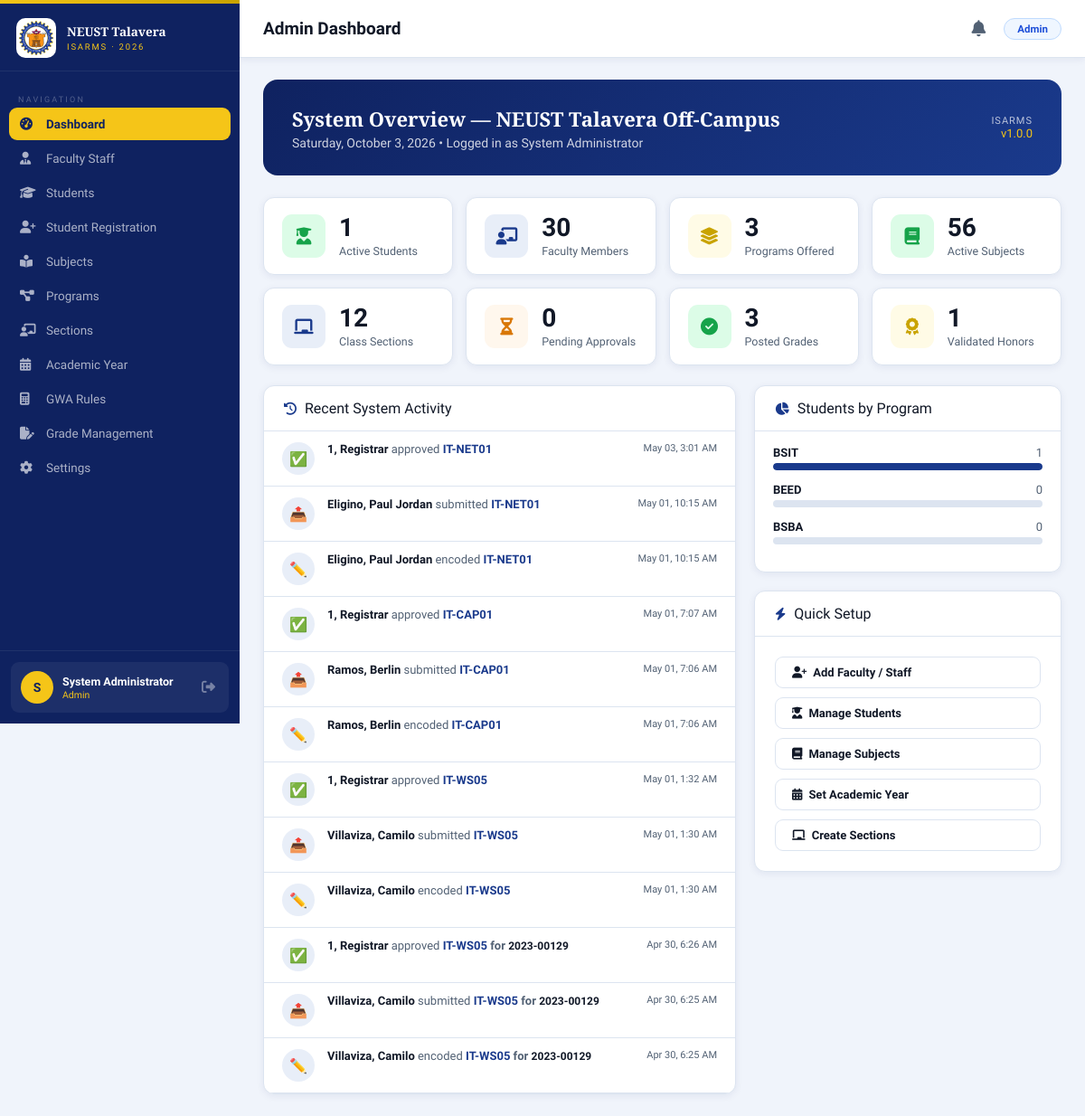
The app's page /modules/admin/dashboard.php (signed in) with its own data.
### tables this page shows
CREATE TABLE `grade_audit_log` (
  `logID` int(11) NOT NULL,
  `gradeID` int(11) NOT NULL,
  `actionBy` int(11) NOT NULL COMMENT 'userID or studentID',
  `actionRole` enum('Teacher','Registrar','Admin') NOT NULL,
  `action` varchar(50) NOT NULL COMMENT 'Encoded, Submitted, Approved, Flagged, Returned',
  `oldValue` longtext DEFAULT NULL CHECK (json_valid(`oldValue`)),
  `newValue` longtext DEFAULT NULL CHECK (json_valid(`newValue`)),
  `notes` text DEFAULT NULL,
  `actionAt` timestamp NOT NULL DEFAULT current_timestamp()
);

CREATE TABLE `subjects` (
  `subjectID` int(11) NOT NULL,
  `subjectCode` varchar(20) NOT NULL,
  `subjectName` varchar(150) NOT NULL,
  `units` decimal(4,1) NOT NULL DEFAULT 3.0,
  `programID` int(11) DEFAULT NULL,
  `yearLevel` tinyint(1) DEFAULT NULL COMMENT '1=1st, 2=2nd, 3=3rd, 4=4th',
  `semester` tinyint(1) DEFAULT NULL COMMENT '1=First, 2=Second',
  `dateCreated` timestamp NOT NULL DEFAULT current_timestamp(),
  `dateDeleted` timestamp NULL DEFAULT NULL
);

CREATE TABLE `students` (
  `studentID` int(11) NOT NULL,
  `studentNo` varchar(20) NOT NULL COMMENT 'Student Number e.g. 2021-00001',
  `archiveID` int(11) DEFAULT NULL,
  `fName` varchar(60) NOT NULL,
  `mName` varchar(60) DEFAULT NULL,
  `lName` varchar(60) NOT NULL,
  `extName` varchar(10) DEFAULT NULL,
  `dateofBirth` date NOT NULL,
  `sex` enum('Male','Female') NOT NULL,
  `permanentAddress` text DEFAULT NULL,
  `currentAddress` text DEFAULT NULL,
  `yearLevel` tinyint(1) NOT NULL DEFAULT 1,
  `isEnroll` tinyint(1) NOT NULL DEFAULT 0,
  `programID` int(11) NOT NULL,
  `email` varchar(120) NOT NULL COMMENT 'Student login email',
  `password` varchar(255) NOT NULL COMMENT 'bcrypt hashed',
  `profilePic` varchar(255) DEFAULT NULL,
  `isActive` tinyint(1) NOT NULL DEFAULT 1,
  `isGraduated` tinyint(1) NOT NULL DEFAULT 0,
  `isDropped` tinyint(1) NOT NULL DEFAULT 0,
  `dateGraduated` timestamp NULL DEFAULT NULL,
  `droppedAt` timestamp NULL DEFAULT NULL,
  `lastLogin` timestamp NULL DEFAULT NULL,
  `dateCreated` timestamp NOT NULL DEFAULT current_timestamp(),
  `dateDeleted` timestamp NULL DEFAULT NULL
);

### includes/config.php (called while the page is built, shortened)
<?php
class Database {
    private static ?Database $instance = null;
    private PDO $pdo;
    private function __construct() {
        $dsn = "mysql:host=" . DB_HOST . ";port=" . DB_PORT . ";dbname=" . DB_NAME . ";charset=" . DB_CHARSET;
        $options = [
            PDO::ATTR_ERRMODE            => PDO::ERRMODE_EXCEPTION,
            PDO::ATTR_DEFAULT_FETCH_MODE => PDO::FETCH_ASSOC,
            PDO::ATTR_EMULATE_PREPARES   => false,
        ];
        try {
            $this->pdo = new PDO($dsn, DB_USER, DB_PASS, $options);
        } catch (PDOException $e) {
            error_log("DB Connection Error: " . $e->getMessage());
            die(json_encode(['success' => false, 'message' => 'Database connection failed.']));
        }
    }
    public static function getInstance(): Database {
        if (self::$instance === null) {
            self::$instance = new Database();
        }
        return self::$instance;
    }
    public function query(string $sql, array $params = []): PDOStatement {
        $stmt = $this->pdo->prepare($sql);
        $stmt->execute($params);
        return $stmt;
    }
    public function fetchOne(string $sql, array $params = []): ?array {
        $row = $this->query($sql, $params)->fetch();
        return $row ?: null;
    }
    public function fetchAll(string $sql, array $params = []): array {
        return $this->query($sql, $params)->fetchAll();
    }
}

### modules/admin/dashboard.php (the view, shortened to what this page needs)
<?php
require_once ROOT . '/includes/config.php';
$db   = Database::getInstance();
$stats = [
    'students'  => $db->fetchOne("SELECT COUNT(*) AS c FROM students s WHERE s.isActive = 1 AND s.dateDeleted IS NULL AND s.studentNo IS NOT NULL AND s.studentNo <> ''")['c'] ?? 0,
    'teachers'  => $db->fetchOne("SELECT COUNT(*) AS c FROM users u WHERE u.roleName='Teacher' AND u.isActive = 1 AND u.dateDeleted IS NULL AND u.fName IS NOT NULL AND u.fName <> '' AND u.lName IS NOT NULL AND u.lName <> ''")['c'] ?? 0,
    'programs'  => $db->fetchOne("SELECT COUNT(*) AS c FROM programs p WHERE p.dateDeleted IS NULL AND p.programCode IS NOT NULL AND p.programCode <> ''")['c'] ?? 0,
    'subjects'  => $db->fetchOne("SELECT COUNT(*) AS c FROM subjects s WHERE s.dateDeleted IS NULL AND s.subjectCode IS NOT NULL AND s.subjectCode <> ''")['c'] ?? 0,
    'sections'  => $db->fetchOne("SELECT COUNT(*) AS c FROM sections sec WHERE sec.dateDeleted IS NULL AND sec.sectionName IS NOT NULL AND sec.sectionName <> ''")['c'] ?? 0,
    'pending'   => $db->fetchOne("SELECT COUNT(*) AS c FROM grades g JOIN enrollments e ON e.enrollmentID = g.enrollmentID JOIN students s ON s.studentID = g.studentID WHERE g.status='Pending' AND g.submittedAt IS NOT NULL AND g.dateDeleted IS NULL AND e.status='Active' AND e.dateDeleted IS NULL AND s.isActive = 1 AND s.dateDeleted IS NULL")['c'] ?? 0,
    'approved'  => $db->fetchOne("SELECT COUNT(*) AS c FROM grades g JOIN enrollments e ON e.enrollmentID = g.enrollmentID JOIN students s ON s.studentID = g.studentID WHERE (g.status='Posted' OR g.status='Approved') AND g.dateDeleted IS NULL AND e.status='Active' AND e.dateDeleted IS NULL AND s.isActive = 1 AND s.dateDeleted IS NULL")['c'] ?? 0,
    'honors'    => $db->fetchOne("SELECT COUNT(*) AS c FROM gwa_records gr JOIN students s ON s.studentID = gr.studentID WHERE gr.latinHonor <> 'None' AND gr.validationStatus='Validated' AND s.isActive = 1 AND s.dateDeleted IS NULL")['c'] ?? 0,
];
$auditLog = $db->fetchAll("
    SELECT gl.action, gl.actionRole, gl.actionAt, gl.notes,
           COALESCE(CONCAT(u.lName,', ',u.fName), CONCAT(s.lName,', ',s.fName)) AS actorName,
           sub.subjectCode, st.studentNo
    FROM grade_audit_log gl
    LEFT JOIN users    u   ON u.userID    = gl.actionBy AND gl.actionRole IN ('Teacher','Registrar','Admin')
    LEFT JOIN students s   ON s.studentID = gl.actionBy AND gl.actionRole = 'Student'
    LEFT JOIN grades   g2  ON g2.gradeID  = gl.gradeID
    LEFT JOIN subjects sub ON sub.subjectID = g2.subjectID
    LEFT JOIN students st  ON st.studentID  = g2.studentID
    ORDER BY gl.actionAt DESC LIMIT 12
");
$programDist = $db->fetchAll("
    SELECT p.programCode, COUNT(s.studentID) as cnt
    FROM programs p LEFT JOIN students s ON s.programID=p.programID AND s.isActive=1 AND s.dateDeleted IS NULL
    WHERE p.dateDeleted IS NULL GROUP BY p.programID ORDER BY cnt DESC
");
require_once ROOT . '/includes/header.php';
?>
<div style="background:linear-gradient(135deg,var(--blue-dark) 0%,var(--blue) 100%);border-radius:16px;padding:28px 32px;margin-bottom:24px;color:#fff;display:flex;align-items:center;justify-content:space-between;">
  <div>
    <h2 style="font-family:'Playfair Display',serif;font-size:22px;margin-bottom:4px;">
      System Overview — <?= APP_CAMPUS ?>
    </h2>
    <p style="opacity:.8;font-size:14px;"><?= date('l, F j, Y') ?> &bull; Logged in as System Administrator</p>
  </div>
  <div style="text-align:right;">
    <div style="font-size:11px;opacity:.7;text-transform:uppercase;letter-spacing:1px;">ISARMS</div>
    <div style="font-size:13px;color:var(--gold);">v<?= APP_VERSION ?></div>
  </div>
</div>
<div class="stat-grid" style="grid-template-columns:repeat(4,1fr);">
  <div class="stat-card">
    <div class="stat-icon green"><i class="fas fa-user-graduate"></i></div>
    <div class="stat-info"><div class="value"><?= number_format($stats['students']) ?></div><div class="label">Active Students</div></div>
  </div>
  <div class="stat-card">
    <div class="stat-icon blue"><i class="fas fa-chalkboard-teacher"></i></div>
    <div class="stat-info"><div class="value"><?= number_format($stats['teachers']) ?></div><div class="label">Faculty Members</div></div>
  </div>
  <div class="stat-card">
    <div class="stat-icon gold"><i class="fas fa-layer-group"></i></div>
    <div class="stat-info"><div class="value"><?= number_format($stats['programs']) ?></div><div class="label">Programs Offered</div></div>
  </div>
  <div class="stat-card">
    <div class="stat-icon green"><i class="fas fa-book"></i></div>
    <div class="stat-info"><div class="value"><?= number_format($stats['subjects']) ?></div><div class="label">Active Subjects</div></div>
  </div>
  <div class="stat-card">
    <div class="stat-icon blue"><i class="fas fa-chalkboard"></i></div>
    <div class="stat-info"><div class="value"><?= number_format($stats['sections']) ?></div><div class="label">Class Sections</div></div>
  </div>
  <a href="grades.php?status=review" class="stat-card" style="color:inherit;text-decoration:none;">
    <div class="stat-icon orange"><i class="fas fa-hourglass-half"></i></div>
    <div class="stat-info"><div class="value"><?= number_format($stats['pending']) ?></div><div class="label">Pending Approvals</div></div>
  </a>
  <div class="stat-card">
    <div class="stat-icon green"><i class="fas fa-check-circle"></i></div>
    <div class="stat-info"><div class="value"><?= number_format($stats['approved']) ?></div><div class="label">Posted Grades</div></div>
  </div>
  <div class="stat-card">
    <div class="stat-icon gold"><i class="fas fa-award"></i></div>
    <div class="stat-info"><div class="value"><?= number_format($stats['honors']) ?></div><div class="label">Validated Honors</div></div>
  </div>
</div>
<div style="display:grid;grid-template-columns:1fr 340px;gap:20px;align-items:start;">
  <div class="card">
    <div class="card-header">
      <div class="card-title"><i class="fas fa-history"></i> Recent System Activity</div>
    </div>
    <div style="padding:0;">
      <?php foreach ($auditLog as $log): ?>
      <div style="padding:12px 20px;border-bottom:1px solid var(--border);display:flex;align-items:flex-start;gap:14px;">
        <div style="width:36px;height:36px;border-radius:50%;background:var(--green-light);display:flex;align-items:center;justify-content:center;flex-shrink:0;">
          <?php $icon = match($log['action']){ 'Approved'=>'✅','Flagged'=>'🚩','Submitted'=>'📤','Encoded'=>'✏️','Returned'=>'↩️',default=>'📝' }; ?>
          <span style="font-size:16px;"><?= $icon ?></span>
        </div>
        <div style="flex:1;">
          <div style="font-size:13px;font-weight:600;">
            <?= htmlspecialchars($log['actorName'] ?? 'System') ?>
            <span style="font-weight:400;color:var(--text-muted);"><?= strtolower($log['action']) ?></span>
            <?php if ($log['subjectCode']): ?>
            <span style="color:var(--green);font-weight:600;"><?= htmlspecialchars($log['subjectCode']) ?></span>
            <?php endif; ?>
            <?php if ($log['studentNo']): ?>
            <span style="color:var(--text-muted);">for</span>
            <span style="font-size:12px;"><?= htmlspecialchars($log['studentNo']) ?></span>
            <?php endif; ?>
          </div>
        </div>
        <div style="font-size:11px;color:var(--text-muted);white-space:nowrap;flex-shrink:0;">
          <?= date('M d, g:i A', strtotime($log['actionAt'])) ?>
        </div>
      </div>
      <?php endforeach; ?>
    </div>
  </div>
  <div style="display:flex;flex-direction:column;gap:20px;">
    <div class="card">
      <div class="card-header"><div class="card-title"><i class="fas fa-chart-pie"></i> Students by Program</div></div>
      <div class="card-body" style="padding:16px 20px;">
        <?php $maxCnt = max(array_column($programDist,'cnt') ?: [1]); ?>
        <?php foreach ($programDist as $pd): ?>
        <div style="margin-bottom:14px;">
          <div style="display:flex;justify-content:space-between;font-size:13px;margin-bottom:4px;">
            <span style="font-weight:600;"><?= htmlspecialchars($pd['programCode']) ?></span>
            <span style="color:var(--text-muted);"><?= $pd['cnt'] ?></span>
          </div>
          <div style="height:8px;background:var(--border);border-radius:4px;overflow:hidden;">
            <div style="height:100%;width:<?= $maxCnt>0?round($pd['cnt']/$maxCnt*100):0 ?>%;background:var(--green);border-radius:4px;transition:width .6s;"></div>
          </div>
        </div>
        <?php endforeach; ?>
      </div>
    </div>
    <div class="card">
      <div class="card-header"><div class="card-title"><i class="fas fa-bolt"></i> Quick Setup</div></div>
      <div class="card-body" style="display:flex;flex-direction:column;gap:10px;">
        <a href="users.php" class="btn btn-outline" style="justify-content:flex-start;"><i class="fas fa-user-plus"></i> Add Faculty / Staff</a>
        <a href="students.php" class="btn btn-outline" style="justify-content:flex-start;"><i class="fas fa-user-graduate"></i> Manage Students</a>
        <a href="subjects.php" class="btn btn-outline" style="justify-content:flex-start;"><i class="fas fa-book"></i> Manage Subjects</a>
        <a href="acad_years.php" class="btn btn-outline" style="justify-content:flex-start;"><i class="fas fa-calendar-alt"></i> Set Academic Year</a>
        <a href="sections.php" class="btn btn-outline" style="justify-content:flex-start;"><i class="fas fa-chalkboard"></i> Create Sections</a>
      </div>
    </div>
  </div>
</div>
<?php require_once ROOT . '/includes/footer.php'; ?>

### includes/header.php (style rules this page uses)
*, *::before, *::after { box-sizing: border-box; margin: 0; padding: 0; }
:root { --blue: #1a3a8c; --blue-dark: #0f2260; --blue-mid: #2451c8; --blue-light: #e8eef8; --blue-hover: rgba(255,255,255,0.09); --gold: #f5c518; --gold-deep: #c9a300; --gold-light: #fffbe6; --text: #111827; --text-dark: #111827; --text-muted: #526174; --border: #dce4f0; --bg: #f0f4fb; --white: #ffffff; --success: #16a34a; --danger: #dc2626; --warning: #d97706; --info: #2563eb; --green: var(--blue); --green-dark: var(--blue-dark); --green-light: var(--blue-light); --light: #f8fafc; --sidebar-w: 265px; --header-h: 64px; --shadow-sm: 0 2px 8px rgba(15,34,96,0.07); --shadow: 0 6px 24px rgba(15,34,96,0.13); --radius: 12px; }
body, input, select, textarea, button, table, .btn, .form-control { font-family: 'Source Sans 3', sans-serif; }
body { background: var(--bg); color: var(--text); display: flex; min-height: 100vh; }
.page-content > * { min-width: 0; max-width: 100%; }
.card { background: var(--white); border-radius: var(--radius); border: 1px solid var(--border); box-shadow: var(--shadow-sm); overflow: hidden; }
.card-header { padding: 15px 22px; border-bottom: 1px solid var(--border); display: flex; align-items: center; justify-content: space-between; }
.card-title { font-family: 'Source Sans 3', sans-serif; font-size: 16px; color: var(--text); display: flex; align-items: center; gap: 9px; }
.card-title i { color: var(--blue); font-size: 14px; }
.card-body { padding: 22px; }
.stat-grid { display: grid; grid-template-columns: repeat(auto-fit, minmax(185px, 1fr)); gap: 14px; margin-bottom: 22px; }
.stat-card { background: var(--white); border-radius: var(--radius); border: 1px solid var(--border); padding: 18px 20px; display: flex; align-items: center; gap: 15px; box-shadow: var(--shadow-sm); transition: transform .2s, box-shadow .2s; }
.stat-icon { width: 48px; height: 48px; border-radius: 11px; display: flex; align-items: center; justify-content: center; font-size: 19px; flex-shrink: 0; }
.stat-icon.blue { background: var(--blue-light); color: var(--blue); }
.stat-icon.gold { background: var(--gold-light); color: var(--gold-deep); }
.stat-icon.green { background: #dcfce7; color: #16a34a; }
.stat-icon.orange { background: #fff7ed; color: var(--warning); }
.stat-info .value { font-size: 28px; font-weight: 700; color: var(--text); line-height: 1; }
.stat-info .label { font-size: 12.5px; color: var(--text-muted); margin-top: 4px; }
.btn { display: inline-flex; align-items: center; gap: 7px; padding: 9px 18px; border-radius: 9px; font-family: 'Source Sans 3', sans-serif; font-size: 13px; font-weight: 600; cursor: pointer; border: none; transition: all .18s; text-decoration: none; white-space: nowrap; }
.btn-outline { background: transparent; border: 1.5px solid var(--border); color: var(--text-dark); }

### records on screen
grade_audit_log: action "✅", actorName "1, Registrar", action "approved", subjects.subjectCode "IT-NET01", actionAt "May 03, 3:01 AM"
grade_audit_log: action "📤", actorName "Eligino, Paul Jordan", action "submitted", subjects.subjectCode "IT-NET01", actionAt "May 01, 10:15 AM"
grade_audit_log: action "✏️", actorName "Eligino, Paul Jordan", action "encoded", subjects.subjectCode "IT-NET01", actionAt "May 01, 10:15 AM"
grade_audit_log: action "✅", actorName "1, Registrar", action "approved", subjects.subjectCode "IT-CAP01", actionAt "May 01, 7:07 AM"
grade_audit_log: action "📤", actorName "Ramos, Berlin", action "submitted", subjects.subjectCode "IT-CAP01", actionAt "May 01, 7:06 AM"
grade_audit_log: action "✏️", actorName "Ramos, Berlin", action "encoded", subjects.subjectCode "IT-CAP01", actionAt "May 01, 7:06 AM"
grade_audit_log: action "✅", actorName "1, Registrar", action "approved", subjects.subjectCode "IT-WS05", actionAt "May 01, 1:32 AM"
grade_audit_log: action "📤", actorName "Villaviza, Camilo", action "submitted", subjects.subjectCode "IT-WS05", actionAt "May 01, 1:30 AM"
grade_audit_log: action "✏️", actorName "Villaviza, Camilo", action "encoded", subjects.subjectCode "IT-WS05", actionAt "May 01, 1:30 AM"
grade_audit_log: action "✅", actorName "1, Registrar", action "approved", subjects.subjectCode "IT-WS05", students.studentNo "2023-00129", actionAt "Apr 30, 6:26 AM"
grade_audit_log: action "📤", actorName "Villaviza, Camilo", action "submitted", subjects.subjectCode "IT-WS05", students.studentNo "2023-00129", actionAt "Apr 30, 6:25 AM"
grade_audit_log: action "✏️", actorName "Villaviza, Camilo", action "encoded", subjects.subjectCode "IT-WS05", students.studentNo "2023-00129", actionAt "Apr 30, 6:25 AM"

### other values on screen
$link['label'] "Dashboard"
$link['label'] "Faculty Staff"
$link['label'] "Students"
$link['label'] "Student Registration"
$link['label'] "Subjects"
$link['label'] "Programs"
$link['label'] "Sections"
$link['label'] "Academic Year"
$link['label'] "GWA Rules"
$link['label'] "Grade Management"
$link['label'] "Settings"
$initials "S"
$user['name'] "System Administrator"
$role "Admin"
$pageTitle "Admin Dashboard"
